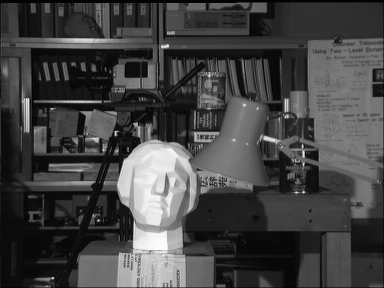
#> input picture Depth Maps/tsukuba_l.png, 384 x 288 px
$ python main.py
#> lines starting #> are read from the running program, lines starting #| are printed output that depends on the picture
import numpy as np
import cv2 as cv
from matplotlib import pyplot as plt

left_image = cv.imread('tsukuba_l.png', cv.IMREAD_GRAYSCALE)
#> left_image is the input picture: shape (288, 384); min 0, max 252, mean 67.6
right_image = cv.imread('tsukuba_r.png', cv.IMREAD_GRAYSCALE)
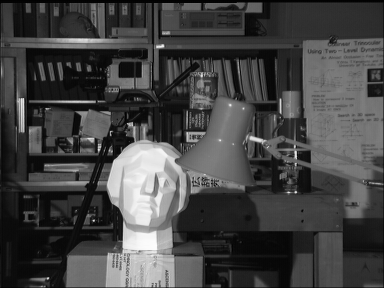
#> input picture Depth Maps/tsukuba_r.png, 384 x 288 px
#> right_image is the input picture: shape (288, 384); min 0, max 253, mean 68

stereo = cv.StereoBM_create(numDisparities=0, blockSize=21)
# For each pixel algorithm will find the best disparity from 0
# Larger block size implies smoother, though less accurate disparity map
depth = stereo.compute(left_image, right_image)
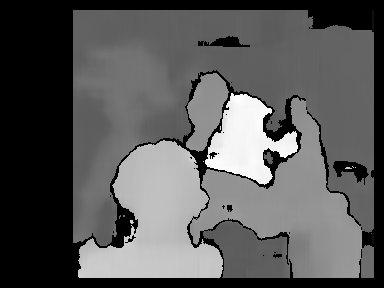
#> depth: shape (288, 384) int16; min -16, max 233, mean 70.8; drawn with min black and max white

print(depth)
#> (printed output is left out)

cv.imshow("Left", left_image)
cv.imshow("right", right_image)

plt.imshow(depth)
plt.axis('off')
plt.show()
